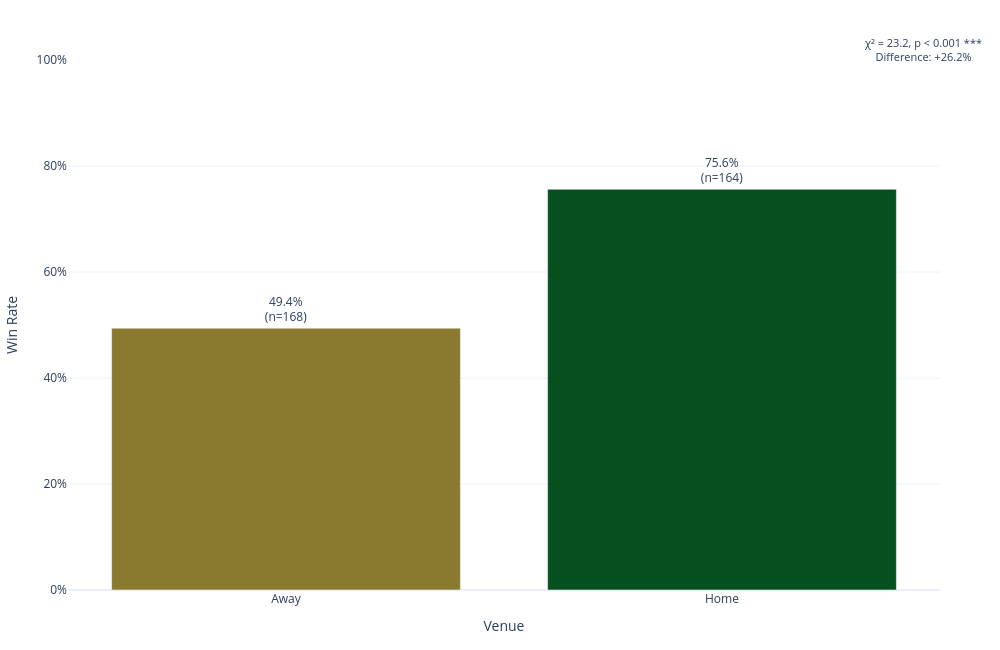

The code cell stored with this chart in its notebook:
### Code cell
ha = df_sa.groupby('home').win.agg(['mean','count']).reset_index()
ha['venue'] = ha['home'].map({0: 'Away', 1: 'Home'})

contingency = pd.crosstab(df_sa['home'], df_sa['win'])
chi2, p_value = stats.chi2_contingency(contingency)[:2]

sig_text = '***' if p_value < 0.001 else '**' if p_value < 0.01 else '*' if p_value < 0.05 else 'ns'
diff = ha.iloc[1]['mean'] - ha.iloc[0]['mean']

fig = go.Figure()

fig.add_trace(go.Bar(
    x=ha['venue'],
    y=ha['mean'],
    marker=dict(color=[SECONDARY, PRIMARY]),
    text=[f"{row['mean']:.1%}<br>(n={int(row['count'])})" 
          for _, row in ha.iterrows()],
    textposition='outside',
    hovertemplate='%{x}<br>Win rate: %{y:.1%}<extra></extra>',
    showlegend=False
))

fig.update_layout(
    xaxis_title='Venue',
    yaxis_title='Win Rate',
    template='plotly_white',
    height=650,
    width=1000,
    yaxis=dict(tickformat='.0%', range=[0, 1.0]),
    margin=dict(l=60, r=60, t=60, b=60),
        annotations=[
        dict(
            x=1.05, y=1.05,
            text=f'χ² = {chi2:.1f}, p < 0.001 {sig_text}<br>Difference: +{diff:.1%}',
            showarrow=False,
            font=dict(size=11),
            xref='paper', yref='paper',
            bgcolor='rgba(255,255,255,0.8)',
            borderwidth=1,
            xanchor='right',
            yanchor='top'
        )
    ]
)

fig.show()
print(f"Chi-squared test: χ² = {chi2:.2f}, p = {p_value:.4f}")

### Figure 1 — Plotly figure (JSON) as saved in the notebook; plotly's stock layout.template omitted (floating-point values rounded to 4 significant figures)
{"data": [{"hovertemplate": "%{x}<br>Win rate: %{y:.1%}<extra></extra>", "marker": {"color": ["#8A7A2F", "#075020"]}, "showlegend": false, "text": ["49.4%<br>(n=168)", "75.6%<br>(n=164)"], "textposition": "outside", "type": "bar", "x": ["Away", "Home"], "y": [0.494, 0.7561]}], "layout": {"annotations": [{"bgcolor": "rgba(255,255,255,0.8)", "borderwidth": 1, "font": {"size": 11}, "showarrow": false, "text": "χ² = 23.2, p < 0.001 ***<br>Difference: +26.2%", "x": 1.05, "xanchor": "right", "xref": "paper", "y": 1.05, "yanchor": "top", "yref": "paper"}], "height": 650, "margin": {"b": 60, "l": 60, "r": 60, "t": 60}, "width": 1000, "xaxis": {"title": {"text": "Venue"}}, "yaxis": {"range": [0, 1], "tickformat": ".0%", "title": {"text": "Win Rate"}}}}
